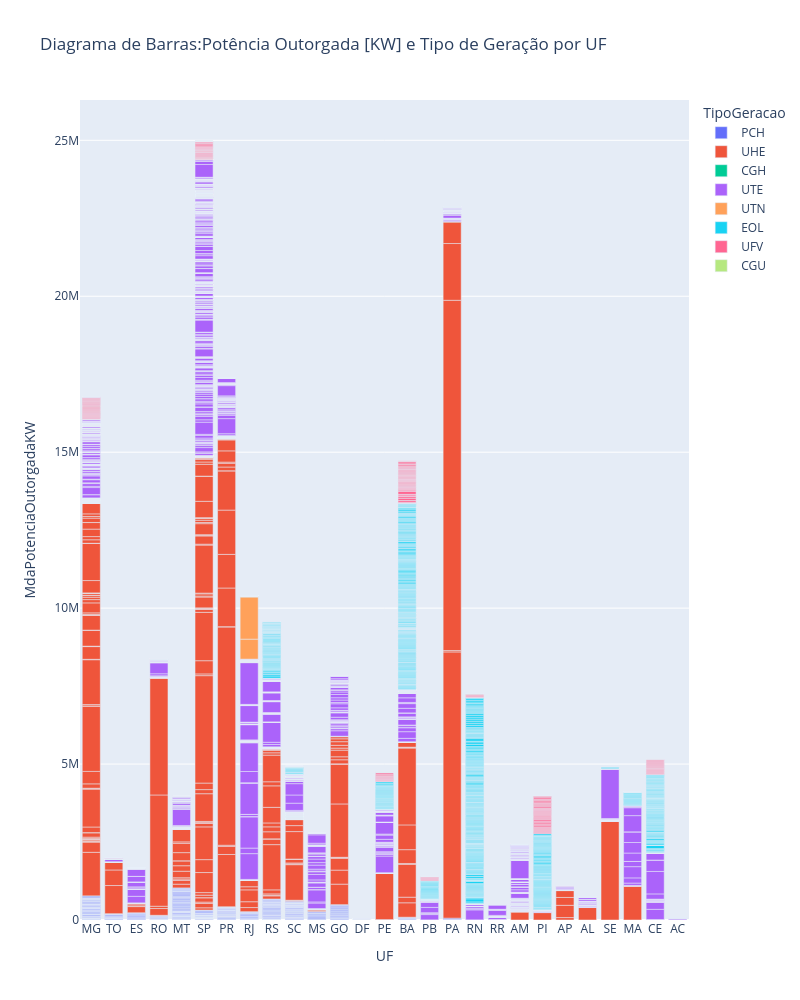

Write notebook code for a chart like this one.
### Code cell
#### Diagrama de Barras Iterativo ####

# Titulo

title_BarChart = "Diagrama de Barras:Potência Outorgada [KW] e Tipo de Geração por UF" 

# Titulo para exportar o arquivo em html

title_BarChart_export = "Bar"+github

# Função para criar a variável do gráfico de barrras iterativo do plotfy

fig_BarChart = px.bar(df_ger, # Dataframe
 x="UF",                      # Variável Qualitativa Nominal
 y="MdaPotenciaOutorgadaKW",  # Variável Quantitativa Contínua
 color="TipoGeracao",         # Variável Qualitativa Nominal
 title=title_BarChart,        # Título
 width=800,                   # Largura
 height=1000                 # Altura
)

# Função para Plotagem do plotfy

fig_BarChart.show()           

# Função do plotfy para exportar o gráfico em HTML e salva-lo

plt.offline.plot(fig_BarChart, filename = title_BarChart_export)

### Figure 1 — Plotly figure (JSON) as saved in the notebook; plotly's stock layout.template omitted (floating-point values rounded to 4 significant figures; data arrays with more than 128 entries replaced by an {"elided": "..."} marker saying what was removed)
{"data": [{"alignmentgroup": "True", "hovertemplate": "TipoGeracao=PCH<br>UF=%{x}<br>MdaPotenciaOutorgadaKW=%{y}<extra></extra>", "legendgroup": "PCH", "marker": {"color": "#636efa", "pattern": {"shape": ""}}, "name": "PCH", "offsetgroup": "PCH", "orientation": "v", "showlegend": true, "textposition": "auto", "type": "bar", "x": {"elided": "432 str values"}, "xaxis": "x", "y": {"elided": "432 float values"}, "yaxis": "y"}, {"alignmentgroup": "True", "hovertemplate": "TipoGeracao=UHE<br>UF=%{x}<br>MdaPotenciaOutorgadaKW=%{y}<extra></extra>", "legendgroup": "UHE", "marker": {"color": "#EF553B", "pattern": {"shape": ""}}, "name": "UHE", "offsetgroup": "UHE", "orientation": "v", "showlegend": true, "textposition": "auto", "type": "bar", "x": {"elided": "218 str values"}, "xaxis": "x", "y": {"elided": "218 int values"}, "yaxis": "y"}, {"alignmentgroup": "True", "hovertemplate": "TipoGeracao=CGH<br>UF=%{x}<br>MdaPotenciaOutorgadaKW=%{y}<extra></extra>", "legendgroup": "CGH", "marker": {"color": "#00cc96", "pattern": {"shape": ""}}, "name": "CGH", "offsetgroup": "CGH", "orientation": "v", "showlegend": true, "textposition": "auto", "type": "bar", "x": {"elided": "737 str values"}, "xaxis": "x", "y": {"elided": "737 float values"}, "yaxis": "y"}, {"alignmentgroup": "True", "hovertemplate": "TipoGeracao=UTE<br>UF=%{x}<br>MdaPotenciaOutorgadaKW=%{y}<extra></extra>", "legendgroup": "UTE", "marker": {"color": "#ab63fa", "pattern": {"shape": ""}}, "name": "UTE", "offsetgroup": "UTE", "orientation": "v", "showlegend": true, "textposition": "auto", "type": "bar", "x": {"elided": "3112 str values"}, "xaxis": "x", "y": {"elided": "3112 float values"}, "yaxis": "y"}, {"alignmentgroup": "True", "hovertemplate": "TipoGeracao=UTN<br>UF=%{x}<br>MdaPotenciaOutorgadaKW=%{y}<extra></extra>", "legendgroup": "UTN", "marker": {"color": "#FFA15A", "pattern": {"shape": ""}}, "name": "UTN", "offsetgroup": "UTN", "orientation": "v", "showlegend": true, "textposition": "auto", "type": "bar", "x": ["RJ", "RJ"], "xaxis": "x", "y": [640000, 1350000], "yaxis": "y"}, {"alignmentgroup": "True", "hovertemplate": "TipoGeracao=EOL<br>UF=%{x}<br>MdaPotenciaOutorgadaKW=%{y}<extra></extra>", "legendgroup": "EOL", "marker": {"color": "#19d3f3", "pattern": {"shape": ""}}, "name": "EOL", "offsetgroup": "EOL", "orientation": "v", "showlegend": true, "textposition": "auto", "type": "bar", "x": {"elided": "812 str values"}, "xaxis": "x", "y": {"elided": "812 float values"}, "yaxis": "y"}, {"alignmentgroup": "True", "hovertemplate": "TipoGeracao=UFV<br>UF=%{x}<br>MdaPotenciaOutorgadaKW=%{y}<extra></extra>", "legendgroup": "UFV", "marker": {"color": "#FF6692", "pattern": {"shape": ""}}, "name": "UFV", "offsetgroup": "UFV", "orientation": "v", "showlegend": true, "textposition": "auto", "type": "bar", "x": {"elided": "8590 str values"}, "xaxis": "x", "y": {"elided": "8590 float values"}, "yaxis": "y"}, {"alignmentgroup": "True", "hovertemplate": "TipoGeracao=CGU<br>UF=%{x}<br>MdaPotenciaOutorgadaKW=%{y}<extra></extra>", "legendgroup": "CGU", "marker": {"color": "#B6E880", "pattern": {"shape": ""}}, "name": "CGU", "offsetgroup": "CGU", "orientation": "v", "showlegend": true, "textposition": "auto", "type": "bar", "x": ["CE"], "xaxis": "x", "y": [50], "yaxis": "y"}], "layout": {"barmode": "relative", "height": 1000, "legend": {"title": {"text": "TipoGeracao"}, "tracegroupgap": 0}, "title": {"text": "Diagrama de Barras:Potência Outorgada [KW] e Tipo de Geração por UF"}, "width": 800, "xaxis": {"anchor": "y", "domain": [0, 1], "title": {"text": "UF"}}, "yaxis": {"anchor": "x", "domain": [0, 1], "title": {"text": "MdaPotenciaOutorgadaKW"}}}}
